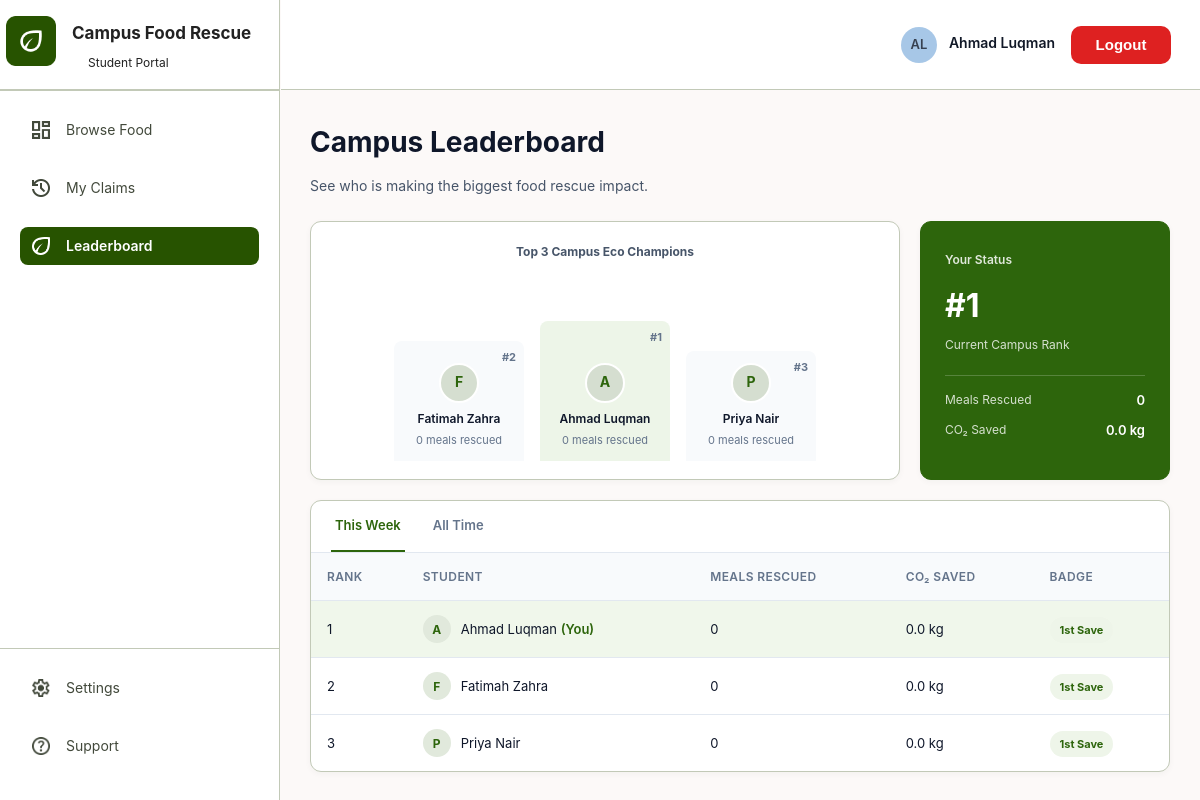
The app's page /pages/student/leaderboard.php (signed in) with its own data.
### tables this page shows
CREATE TABLE `user` (
  `user_id` int(11) NOT NULL,
  `user_name` varchar(30) NOT NULL,
  `email` varchar(255) NOT NULL,
  `role` enum('student','provider','admin') NOT NULL DEFAULT 'student',
  `pass_hash` varchar(255) NOT NULL,
  `created_at` datetime NOT NULL DEFAULT current_timestamp(),
  `account_status` enum('active','banned','throttled') NOT NULL DEFAULT 'active',
  `throttled_until` datetime DEFAULT NULL,
  `no_show_count` int(11) NOT NULL DEFAULT 0,
  `security_question` varchar(200) DEFAULT NULL,
  `security_answer` varchar(255) DEFAULT NULL,
  CONSTRAINT `chk_user_no_show_count` CHECK (`no_show_count` >= 0)
);

### pages/student/leaderboard.php (the view, shortened to what this page needs)
<?php
require_once __DIR__ . '/../../config/db.php';
$studentId = (int) ($_SESSION['user_id'] ?? 0);
$period = ($_GET['period'] ?? 'week') === 'all' ? 'all' : 'week';
$weekStart = date('Y-m-d 00:00:00', strtotime('monday this week'));
$nextWeekStart = date('Y-m-d 00:00:00', strtotime('monday next week'));
$periodCondition = $period === 'week'
    ? "AND c.confirmed_at >= '$weekStart' AND c.confirmed_at < '$nextWeekStart'"
    : '';
$sql = "
    SELECT
        u.user_id,
        u.user_name,
        COALESCE(SUM(c.portion_claimed), 0) AS meals_rescued,
        COALESCE(SUM(ir.co2_saved_kg), 0) AS co2_saved,
        COALESCE(SUM(ir.water_saved_litre), 0) AS water_saved,
        (SELECT COUNT(*) FROM claim all_claims WHERE all_claims.student_id = u.user_id) AS total_claims
    FROM user u
    LEFT JOIN claim c
        ON c.student_id = u.user_id
       AND c.status = 'completed'
        $periodCondition
    LEFT JOIN impact_record ir ON ir.claim_id = c.claim_id
    WHERE u.role = 'student'
      AND u.account_status = 'active'
    GROUP BY u.user_id, u.user_name
    ORDER BY meals_rescued DESC, co2_saved DESC, u.user_name ASC
";
$result = mysqli_query($conn, $sql);
$leaders = [];
while ($row = mysqli_fetch_assoc($result)) {
    $leaders[] = $row;
}
$currentRank = null;
$currentStats = null;
foreach ($leaders as $index => $leader) {
    if ((int) $leader['user_id'] === $studentId) {
        $currentRank = $index + 1;
        $currentStats = $leader;
        break;
    }
}
$topThree = array_slice($leaders, 0, 3);
$displayRows = array_slice($leaders, 0, 10);
?>
<!DOCTYPE html>
<html lang="en">
<head>
    <link rel="stylesheet" href="../../assets/css/global.css">
    <link rel="stylesheet" href="../../assets/css/sidebar.css">
    <link rel="stylesheet" href="../../assets/css/topbar.css">
    <link rel="stylesheet" href="../../assets/css/student/leaderboard.css">
</head>
<body>
<div class="dashboard-container">
    <?php include '../../includes/sidebar.php'; ?>
    <main class="main-content">
        <div class="topbar-container">
            <?php include '../../includes/topbar.php'; ?>
        </div>
        <div class="content-container leaderboard-page">
            <h1 class="page-title">Campus Leaderboard</h1>
            <p class="page-subtitle">See who is making the biggest food rescue impact.</p>
            <section class="leaderboard-hero">
                <div class="podium-card">
                    <div class="podium-heading">Top 3 Campus Eco Champions</div>
                    <div class="podium">
                        <?php foreach ([1, 0, 2] as $position): ?>
                            <?php if (isset($topThree[$position])): ?>
                                <?php $leader = $topThree[$position]; $rank = $position + 1; ?>
                                <div class="podium-person rank-<?= $rank ?>">
                                    <div class="avatar-circle"><?= htmlspecialchars(strtoupper(substr($leader['user_name'], 0, 1))) ?></div>
                                    <span class="podium-rank">#<?= $rank ?></span>
                                    <strong><?= htmlspecialchars($leader['user_name']) ?></strong>
                                    <small><?= (int) $leader['meals_rescued'] ?> meals rescued</small>
                                </div>
                            <?php endif; ?>
                        <?php endforeach; ?>
                    </div>
                </div>
                <div class="your-status-card">
                    <span>Your Status</span>
                    <strong>#<?= $currentRank ?? '-' ?></strong>
                    <small>Current Campus Rank</small>
                    <div class="status-divider"></div>
                    <div class="status-stat"><span>Meals Rescued</span><b><?= (int) ($currentStats['meals_rescued'] ?? 0) ?></b></div>
                    <div class="status-stat"><span>CO₂ Saved</span><b><?= number_format((float) ($currentStats['co2_saved'] ?? 0), 1) ?> kg</b></div>
                </div>
            </section>
            <section class="leaderboard-table-card">
                <div class="leaderboard-tabs">
                    <a class="tab <?= $period === 'week' ? 'active' : '' ?>" href="leaderboard.php?period=week">This Week</a>
                    <a class="tab <?= $period === 'all' ? 'active' : '' ?>" href="leaderboard.php?period=all">All Time</a>
                </div>
                <div class="table-wrap">
                    <table>
                        <thead>
                        <tr>
                            <th>Rank</th>
                            <th>Student</th>
                            <th>Meals Rescued</th>
                            <th>CO₂ Saved</th>
                            <th>Badge</th>
                        </tr>
                        </thead>
                        <tbody>
                        <?php if ($displayRows): ?>
                            <?php foreach ($displayRows as $index => $leader): ?>
                                <?php $isYou = (int) $leader['user_id'] === $studentId; ?>
                                <tr class="<?= $isYou ? 'current-user' : '' ?>">
                                    <td><?= $index + 1 ?></td>
                                    <td>
                                        <div class="student-cell">
                                            <span class="mini-avatar"><?= htmlspecialchars(strtoupper(substr($leader['user_name'], 0, 1))) ?></span>
                                            <span><?= htmlspecialchars($leader['user_name']) ?><?= $isYou ? ' <b>(You)</b>' : '' ?></span>
                                        </div>
                                    </td>
                                    <td><?= (int) $leader['meals_rescued'] ?></td>
                                    <td><?= number_format((float) $leader['co2_saved'], 1) ?> kg</td>
                                    <?php
                                    $badge = (int) $leader['total_claims'] >= 1 ? '1st Save' : 'No badge';
                                    ?>
                                    <td><span class="badge-chip"><?= htmlspecialchars($badge) ?></span></td>
                                </tr>
                            <?php endforeach; ?>
                        <?php else: ?>
                            <tr><td colspan="5" class="table-empty">No leaderboard data yet.</td></tr>
                        <?php endif; ?>
                        </tbody>
                    </table>
                </div>
            </section>
        </div>
    </main>
</div>
</body>
</html>

### assets/css/global.css (style rules this page uses)
:root { --primary-green: #3b711a; --primary-green-hover: #2e5914; --bg-color: #fafafa; --text-dark: #222; --text-muted: #666; --border-color: #e0e0e0; --font-main: 'Inter', sans-serif; }
* { margin: 0; padding: 0; box-sizing: border-box; }
body { margin-top: 72px; background-color: var(--bg-color); color: var(--text-dark); font-family: var(--font-main); line-height: 1.6; display: flex; flex-direction: column; min-height: 100vh; }
a { color: var(--primary-green); text-decoration: none; }
html { scroll-behavior: smooth; }
section { scroll-margin-top: 80px; }

### assets/css/topbar.css (style rules this page uses)
*, *::before, *::after { box-sizing: border-box; margin: 0; padding: 0; }
html, body { margin: 0; padding: 0; font-family: 'Inter', sans-serif; box-sizing: border-box; height: 100%; overflow-x: hidden; }
.main-content { flex: 1; display: flex; flex-direction: column; background-color: #FCF9F8; margin-left: 280px; min-width: 0; }
.topbar-container { position: fixed; top: 0; z-index:10; flex-shrink: 0; width: calc(100% - 280px); margin-left: 1px; left: 280px; right: 0; }
.dashboard-container { display: flex; width: 100%; min-height: 100%; }

### records on screen
user: user_name "F", rank "2", user_name "Fatimah Zahra", meals_rescued "0", co2_saved "0.0", badge "1st Save"
user: user_name "A", rank "1", user_name "Ahmad Luqman", meals_rescued "0", shows "(You)", co2_saved "0.0", badge "1st Save"
user: user_name "P", rank "3", user_name "Priya Nair", meals_rescued "0", co2_saved "0.0", badge "1st Save"

### other values on screen
$portal_title "Student Portal"
$item['title'] "Browse Food"
$item['title'] "My Claims"
$item['title'] "Leaderboard"
$initials "AL"
$userName "Ahmad Luqman"
$currentRank "1"
$currentStats['meals_rescued'] "0"
$currentStats['co2_saved'] "0.0"
